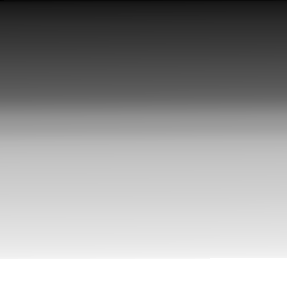
#> input picture Material_TPs/TP1/img1_tp.png, 287 x 288 px
$ jupyter execute TP1.ipynb
#> lines starting #> are read from the running program, lines starting #| are printed output that depends on the picture
# TP1: vision_computadora_I (21Co2025)

# Integrantes

1. Sebastian Biagiola
2. Erlin Rey
3. Santiago Casado
5. Daniel Bazán
6. Jonathan Matias Borda

Parte 1 (imágenes en /white_patch):
1. Implementar el algoritmo White Patch para librarnos de las diferencias de color de iluminación.
2. Mostrar los resultados obtenidos y analizar las posibles fallas (si es que las hay) en el caso de
White patch

Parte 2:
1. Para las imágenes img1_tp.png y img2_tp.png leerlas con OpenCV en escala de grisas y
visualizarlas.
2. Elija el numero de bins que crea conveniente y grafique su histograma, compare los histogramas
entre si. Explicar lo que se observa, si tuviera que entrenar un modelo de clasificación/detección
de imágenes, considera que puede ser de utilidad tomar como ‘features’ a los histogramas?

## Parte 1 (imágenes en /white_patch):
###1. Implementar el algoritmo White Patch para librarnos de las diferencias de color de iluminación.

## Parte 2:
### 1. Para las imágenes img1_tp.png y img2_tp.png leerlas con OpenCV en escala de grisas y visualizarlas.

[cell 1]
import cv2 as cv
import matplotlib.pyplot as plt
import os
import numpy as np

# Cargar las imágenes
img1_path = 'img1_tp.png'
img2_path = 'img2_tp.png'

# Leer y visualizar las imágenes en escala de grises
try:
    img1_gray = cv.imread(img1_path, cv.IMREAD_GRAYSCALE)
#> img1_gray is the input picture: shape (288, 287); min 2, max 255, mean 154.8
    img2_gray = cv.imread(img2_path, cv.IMREAD_GRAYSCALE)
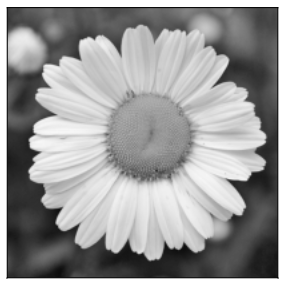
#> input picture Material_TPs/TP1/img2_tp.png, 287 x 288 px
#> img2_gray is the input picture: shape (288, 287); min 2, max 255, mean 154.8

    if img1_gray is None or img2_gray is None:
        raise FileNotFoundError("Una o ambas imágenes no se pudieron cargar.")

    # Crear una figura con dos subplots para mostrar ambas imágenes
    fig, axes = plt.subplots(1, 2, figsize=(10, 5))

    # Visualizar la primera imagen
    axes[0].imshow(img1_gray, cmap='gray')
    axes[0].set_title('Imagen 1 - Escala de Grises')
    axes[0].axis('off')

    # Visualizar la segunda imagen
    axes[1].imshow(img2_gray, cmap='gray')
    axes[1].set_title('Imagen 2 - Escala de Grises')
    axes[1].axis('off')

    # Ajustar el diseño y mostrar la figura
    plt.tight_layout()
    plt.show()
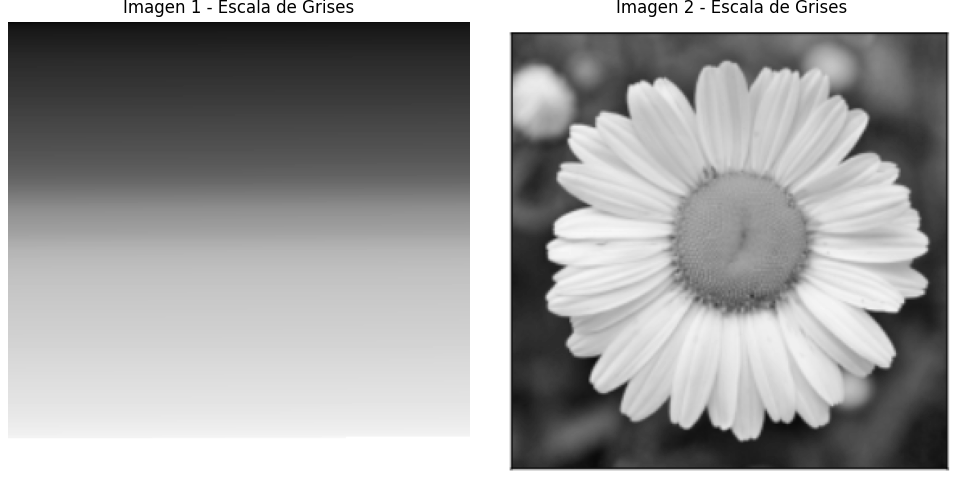
#> figure drawn by matplotlib, 2 panels

except FileNotFoundError as e:
    print(e)
    print(f"Verifica que los archivos '{os.path.basename(img1_path)}' y '{os.path.basename(img2_path)}' estén en el directorio correcto.")
    print(f"Asegúrate de que los archivos '{os.path.basename(img1_path)}' y '{os.path.basename(img2_path)}' estén en el directorio correcto.")

[cell 2]
# Nueva figura
fig = plt.figure(figsize=(18, 10))

# Imagen original
ax1=plt.subplot(221)
ax1.imshow(img1_gray, cmap='gray', vmin=0, vmax=255)
ax1.set_title('Img 1')

hist1,bins1 = np.histogram(img1_gray.ravel(),256,[0,256])
#> hist1 = 256 values, max 8400 at index 255, min 0 at index 0, mean 322.9; bins1 = 257 values from 0 to 256
ax3=plt.subplot(223)
ax3.plot(hist1)

# Imagen ecualizada
ax2=plt.subplot(222)
ax2.imshow(img2_gray, cmap='gray', vmin=0, vmax=255)
ax2.set_title('Img 2')

hist2,bins2 = np.histogram(img2_gray.ravel(),256,[0,256])
#> hist2 has the same summary as hist1; bins2 = 257 values from 0 to 256
ax4=plt.subplot(224)
ax4.plot(hist2)

plt.show()
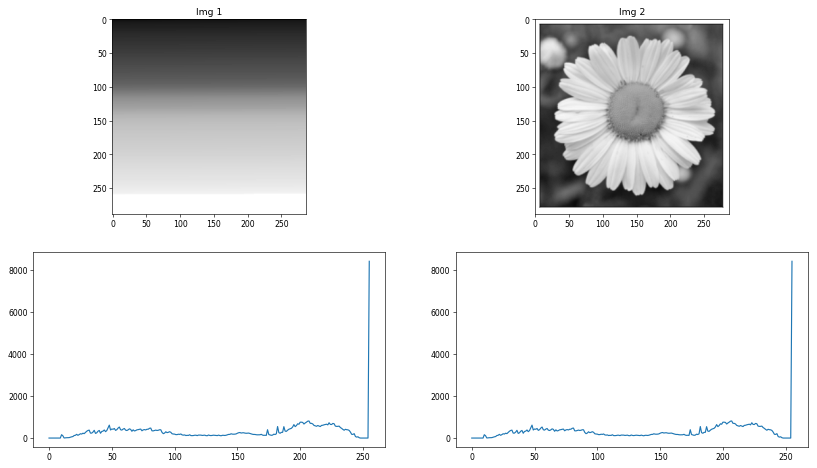
#> figure drawn by matplotlib, 4 panels; panel 2: curve peaks at x = 255, y = 8400; panel 4: curve peaks at x = 255, y = 8400

#

[cell 3]
bin_options = [256, 128, 64, 32, 16]


for bins in bin_options:
    # --- Cálculos específicos para esta iteración ---
    # Posiciones en el eje X para cada bin
    x_pos = np.arange(bins)
    # Ancho de cada barra individual
    ancho_barra = 0.4


    plt.figure(figsize=(18, 6))

    # Calcular ambos histogramas con el número actual de bins
    hist1, _ = np.histogram(img1_gray.ravel(), bins, [0, 256])
    hist2, _ = np.histogram(img2_gray.ravel(), bins, [0, 256])


    plt.bar(x_pos - ancho_barra/2, hist1, width=ancho_barra, color='blue', label='Histograma Imagen 1')
    # Dibujamos las barras del Histograma 2, desplazadas a la derecha
    plt.bar(x_pos + ancho_barra/2, hist2, width=ancho_barra, color='red', label='Histograma Imagen 2')


    plt.title(f'Comparación de Histogramas ({bins} bins)')
    plt.xlabel('Bins')
    plt.ylabel('Frecuencia')
    plt.xlim([-1, bins])
    plt.legend()
    plt.grid(True, linestyle='--', alpha=0.6)


    plt.show()

### Elección del Número de Bins

Para determinar la representación más adecuada de la distribución de intensidades de las imágenes `img1_tp.png` y `img2_tp.png`, se generaron histogramas comparativos utilizando diferentes resoluciones: 256, 128, 64, 32 y 16 bins. El objetivo era encontrar un balance entre la fidelidad a los datos y la claridad visual para la interpretación.

El análisis de los resultados arrojó las siguientes observaciones:

* **Alta Resolución (256 y 128 bins):** Si bien estas configuraciones ofrecen la máxima fidelidad a los datos, la alta variabilidad o "ruido" en la frecuencia de bins adyacentes dificulta la identificación de la tendencia general de la distribución. La forma subyacente de los histogramas queda parcialmente oculta por la gran cantidad de picos.

* **Baja Resolución (32 y 16 bins):** En el extremo opuesto, estas configuraciones agrupan excesivamente los niveles de gris, resultando en una pérdida significativa de información. La forma característica de las distribuciones se desdibuja, y solo se puede apreciar una tendencia muy generalizada, sacrificando detalles estructurales importantes.

* **Resolución Óptima (64 bins):** Se ha determinado que un tamaño de **64 bins** representa el balance óptimo para este caso de estudio. Esta configuración logra:
    * Suavizar eficazmente el ruido presente en las versiones de mayor resolución.
    * Preservar con claridad las características fundamentales de las distribuciones, como la ubicación de sus picos principales y su dispersión general.
    * Facilitar una comparación visual directa y clara entre los dos histogramas, permitiendo una interpretación más sencilla de sus diferencias.

Por lo tanto, se concluye que para futuros análisis o extracción de características de estas imágenes, se recomienda utilizar una resolución de **64 bins**, ya que ofrece la representación más útil y legible de la distribución de intensidades sin sacrificar detalles estructurales clave.

[cell 4]
bins = 64
x_pos = np.arange(bins)
ancho_barra = 0.4
plt.figure(figsize=(18, 6))


hist1, _ = np.histogram(img1_gray.ravel(), bins, [0, 256])
#> hist1 = 64 values, max 8400 at index 63, min 0 at index 62, mean 1291.5
hist2, _ = np.histogram(img2_gray.ravel(), bins, [0, 256])
#> hist2 has the same summary as hist1

plt.bar(x_pos - ancho_barra/2, hist1, width=ancho_barra, color='blue', label='Histograma Imagen 1')
plt.bar(x_pos + ancho_barra/2, hist2, width=ancho_barra, color='red', label='Histograma Imagen 2')

plt.title(f'Comparación de Histogramas ({bins} bins)')
plt.xlabel('Bins')
plt.ylabel('Frecuencia')
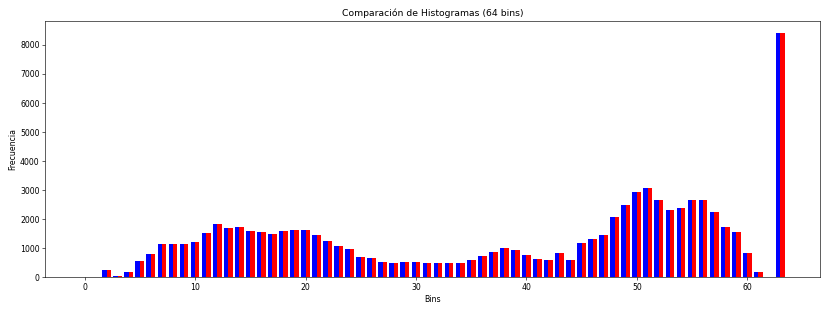
#> figure drawn by matplotlib, 1 panel; tallest bar 8400 high, from x = 62.6 to 63; tallest bar 8400 high, from x = 63 to 63.4

## Observaciones de la comparación de histogramas

Un análisis profundo de las imágenes `img1_tp.png` y `img2_tp.png` revela un fenómeno de gran interés para la visión por computadora: a pesar de ser dos imágenes visualmente distintas en cuanto a la disposición espacial de sus elementos, sus histogramas de intensidad son estadísticamente idénticos. Como se demostró en la gráfica comparativa, las distribuciones de frecuencia de los niveles de gris para ambas imágenes coinciden bin a bin. Esto confirma que ambas comparten las mismas propiedades tonales globales: son igualmente oscuras, poseen el mismo contraste y tienen una idéntica composición de valores de píxeles en general.

* El histograma es claramente **bimodal**:
  - Un pico en intensidades **altas**
  - Un pico en intensidades **bajas**
  - Escasa presencia en los niveles intermedios.

## Utilidad de los histogramas como *features*

- **Sí son útiles** como representación global:
  - Capturan información sobre **brillo, contraste y textura general**.
  - Permiten distinguir escenas con distribuciones de intensidades diferentes (ej. día/noche, radiografías con distintos contrastes, imágenes sintéticas vs. naturales).

- **Limitaciones:**
  - No capturan información **espacial** (ubicación de los píxeles de cada intensidad).
  - Son sensibles a variaciones de **iluminación y exposición**.

- **Buenas prácticas para usarlos en ML:**
  - Normalizar los histogramas (ej. L1 → suma = 1) para compararlos entre imágenes de distinto tamaño.
  - Dividir la imagen en **bloques** (ej. 2×2) y concatenar los histogramas para añadir información espacial.
  - Complementar con otros descriptores como **LBP/GLCM** (textura), **HOG** (forma), o emplear **CNNs** que aprenden *features* automáticamente.
  - Para comparar histogramas, usar métricas como **Bhattacharyya**, **χ²** o **intersección**.

---

## Conclusión
Los histogramas de intensidades en escala de grises son un **feature simple pero informativo** que resulta útil en tareas de clasificación o detección básicas.
No obstante, para problemas más complejos es recomendable combinarlos con métodos que capturen información local y espacial.

### A continuación se procede a realizar algunos tratamientos de ecualización vistos en clase

[cell 5]
bins = 64
x_pos = np.arange(bins)
ancho_barra = 0.4

# ==================================================================
# ANÁLISIS PARA IMAGEN 1
# ==================================================================

# 1. Crear la figura y los 3 subplots para la Imagen 1
fig1, axes1 = plt.subplots(1, 2, figsize=(20, 5))
fig1.suptitle('Análisis de Ecualización para Imagen 1', fontsize=16)

# 2. Ecualizar la imagen y calcular ambos histogramas
img1_eq = cv.equalizeHist(img1_gray)
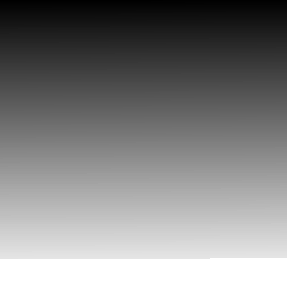
#> img1_eq: shape (288, 287); min 0, max 255, mean 129.4
hist1_orig, _ = np.histogram(img1_gray.ravel(), bins, [0, 256])
#> hist1_orig has the same summary as hist1
hist1_eq, _ = np.histogram(img1_eq.ravel(), bins, [0, 256])
#> hist1_eq = 64 values, max 8400 at index 63, min 0 at index 58, mean 1291.5

# 3. Mostrar las imágenes
axes1[0].imshow(img1_gray, cmap='gray', vmin=0, vmax=255)
axes1[0].set_title('Original')
axes1[0].axis('off')

axes1[1].imshow(img1_eq, cmap='gray', vmin=0, vmax=255)
axes1[1].set_title('Ecualizada')
axes1[1].axis('off')


# ==================================================================
# ANÁLISIS PARA IMAGEN 2
# ==================================================================

# 1. Crear la figura y los 3 subplots para la Imagen 2
fig2, axes2 = plt.subplots(1, 2, figsize=(20, 5))
fig2.suptitle('Análisis de Ecualización para Imagen 2', fontsize=16)

# 2. Ecualizar la imagen y calcular ambos histogramas
img2_eq = cv.equalizeHist(img2_gray)
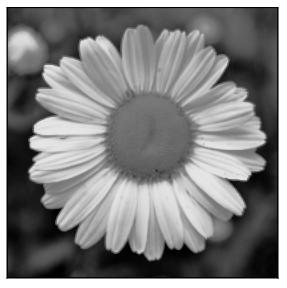
#> img2_eq: shape (288, 287); min 0, max 255, mean 129.4
hist2_orig, _ = np.histogram(img2_gray.ravel(), bins, [0, 256])
#> hist2_orig has the same summary as hist1
hist2_eq, _ = np.histogram(img2_eq.ravel(), bins, [0, 256])
#> hist2_eq has the same summary as hist1_eq

# 3. Mostrar las imágenes
axes2[0].imshow(img2_gray, cmap='gray', vmin=0, vmax=255)
axes2[0].set_title('Original')
axes2[0].axis('off')

axes2[1].imshow(img2_eq, cmap='gray', vmin=0, vmax=255)
axes2[1].set_title('Ecualizada')
axes2[1].axis('off')


plt.tight_layout()
plt.show()

plt.figure(figsize=(12, 6))

plt.bar(x_pos - ancho_barra/2, hist1_eq, width=ancho_barra, color='blue', label='Hist. Ecualizado Img 1')
plt.bar(x_pos + ancho_barra/2, hist2_eq, width=ancho_barra, color='red', label='Hist. Ecualizado Img 2')

plt.title('Comparación de Histogramas de Imágenes Ecualizadas')
plt.xlabel('Nivel de Gris')
plt.ylabel('Frecuencia')
plt.legend()
plt.grid(True, linestyle='--', alpha=0.6)
plt.xlim([-1, bins])

plt.show()
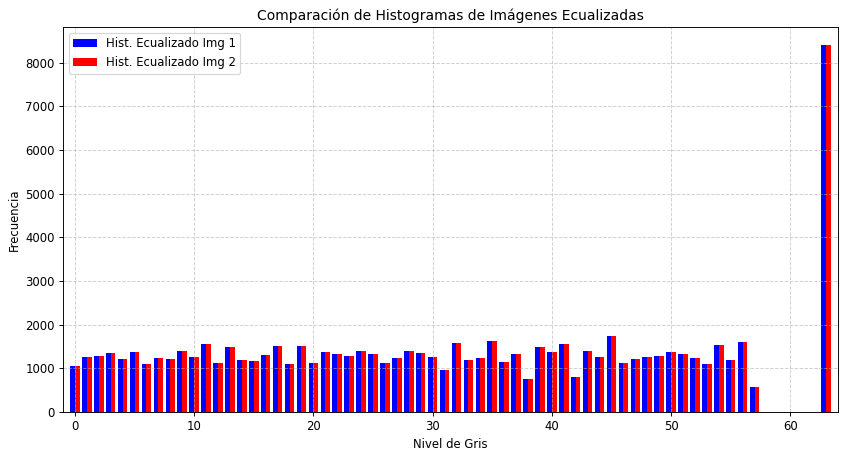
#> figure drawn by matplotlib, 1 panel; tallest bar 8400 high, from x = 62.6 to 63; tallest bar 8400 high, from x = 63 to 63.4

Como se estableció en el análisis previo, en el punto de partida se tienen dos imágenes que son visualmente distintas en cuanto a la disposición espacial de sus elementos, pero que comparten un histograma de origen idénticamente distribuido. Esto las define como imágenes con las mismas propiedades tonales globales

A ambas imágenes se les aplicó el mismo algoritmo de ecualización (`cv.equalizeHist`), un proceso determinista que opera sobre la distribución estadística de los píxeles. El resultado de este proceso es que las imagenes sufrieron una transformación visual (particularmente notable en la imagen 2), y el histograma de cada imagen pasó de ser una distribución bimodal a una más uniforme, demostrando que la ecualización funcionó como se esperaba para cada caso individual. ambos histogramas siguen siendo iguales.

Este resultado es la consecuencia lógica y la prueba fehaciente de que este algoritmo de ecualización es ciego al contexto y a la información espacial. Al recibir dos perfiles estadísticos de entrada que son idénticos, la función de mapeo que el algoritmo genera para redistribuir los píxeles es la misma para ambas imágenes. Por lo tanto, el perfil estadístico de salida (el nuevo histograma ecualizado) es idéntico en ambos casos.

[cell 6]
bins = 64
x_pos = np.arange(bins)
ancho_barra = 0.4

clahe = cv.createCLAHE(clipLimit=2.0, tileGridSize=(8, 8))

# ==================================================================
# ANÁLISIS CLAHE PARA IMAGEN 1
# ==================================================================


fig1, axes1 = plt.subplots(1, 2, figsize=(20, 5))
fig1.suptitle('Análisis de Ecualización CLAHE para Imagen 1', fontsize=16)


img1_clahe = clahe.apply(img1_gray)
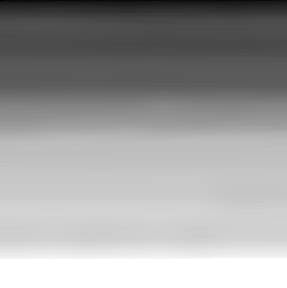
#> img1_clahe: shape (288, 287); min 2, max 255, mean 158.2
hist1_orig, _ = np.histogram(img1_gray.ravel(), bins, [0, 256])
hist1_clahe, _ = np.histogram(img1_clahe.ravel(), bins, [0, 256])
#> hist1_clahe has the same summary as hist1


axes1[0].imshow(img1_gray, cmap='gray', vmin=0, vmax=255)
axes1[0].set_title('Original')
axes1[0].axis('off')

axes1[1].imshow(img1_clahe, cmap='gray', vmin=0, vmax=255)
axes1[1].set_title('Ecualizada (CLAHE)')
axes1[1].axis('off')


# ==================================================================
# ANÁLISIS CLAHE PARA IMAGEN 2
# ==================================================================


fig2, axes2 = plt.subplots(1, 2, figsize=(20, 5))
fig2.suptitle('Análisis de Ecualización CLAHE para Imagen 2', fontsize=16)


img2_clahe = clahe.apply(img2_gray)
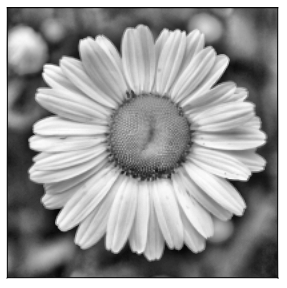
#> img2_clahe: shape (288, 287); min 2, max 255, mean 153.5
hist2_orig, _ = np.histogram(img2_gray.ravel(), bins, [0, 256])
hist2_clahe, _ = np.histogram(img2_clahe.ravel(), bins, [0, 256])
#> hist2_clahe = 64 values, max 8416 at index 63, min 2 at index 0, mean 1291.5


axes2[0].imshow(img2_gray, cmap='gray', vmin=0, vmax=255)
axes2[0].set_title('Original')
axes2[0].axis('off')

axes2[1].imshow(img2_clahe, cmap='gray', vmin=0, vmax=255)
axes2[1].set_title('Ecualizada (CLAHE)')
axes2[1].axis('off')


plt.tight_layout()

# ==================================================================
# GRÁFICA COMPARATIVA FINAL DE HISTOGRAMAS CLAHE
# ==================================================================
plt.figure(figsize=(12, 6))


plt.bar(x_pos - ancho_barra/2, hist1_clahe, width=ancho_barra, color='blue', label='Hist. CLAHE Img 1')
plt.bar(x_pos + ancho_barra/2, hist2_clahe, width=ancho_barra, color='red', label='Hist. CLAHE Img 2')

plt.title('Comparación de Histogramas de Imágenes con CLAHE')
plt.xlabel('Nivel de Gris')
plt.ylabel('Frecuencia')
plt.legend()
plt.grid(True, linestyle='--', alpha=0.6)
plt.xlim([-1, bins])


plt.show()
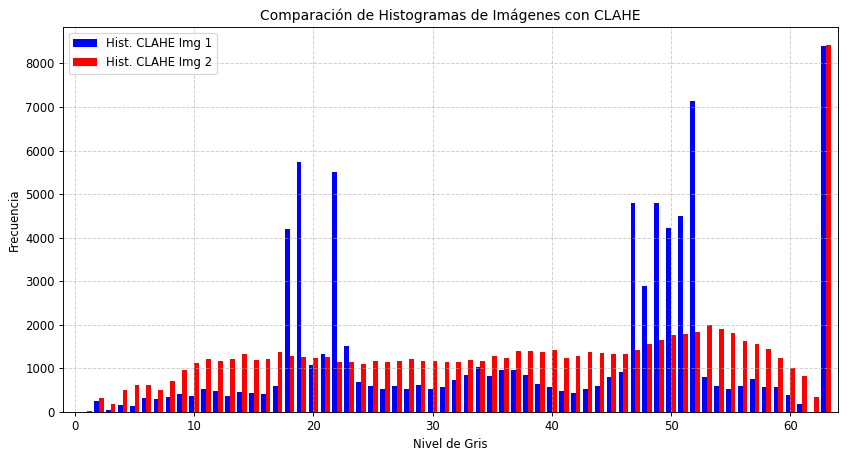
#> figure drawn by matplotlib, 1 panel; tallest bar 8400 high, from x = 62.6 to 63; tallest bar 8416 high, from x = 63 to 63.4
